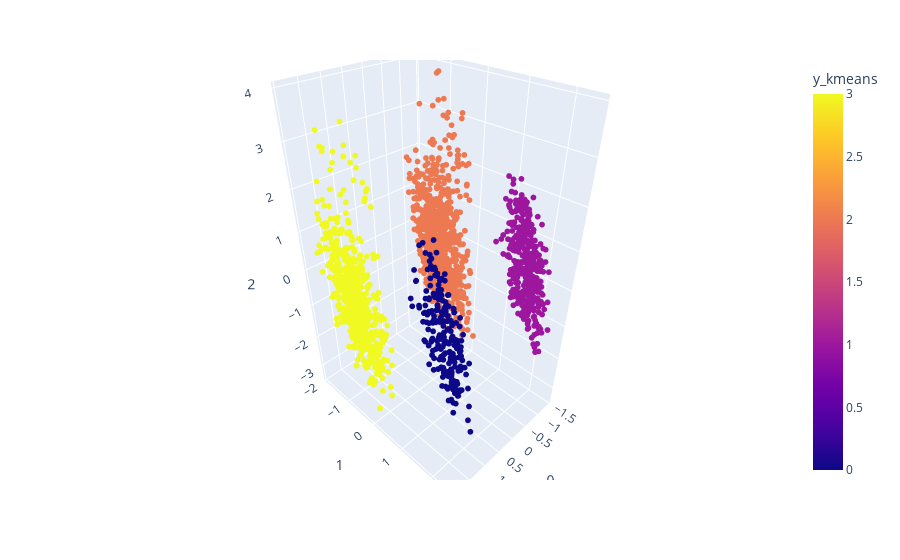

Notebook source saved alongside this figure:
### Markdown cell above
#### **3. Trực quan hóa mô hình:**

### Code cell
fig = px.scatter_3d(df_results, x=0, y=1, z=2,color='y_kmeans',hover_name = "ID")
fig.update_traces(marker_size = 2)
fig.show()

### Figure 1 — Plotly figure (JSON) as saved in the notebook; plotly's stock layout.template omitted (floating-point values rounded to 4 significant figures; data arrays with more than 128 entries replaced by an {"elided": "..."} marker saying what was removed)
{"data": [{"hovertemplate": "<b>%{hovertext}</b><br><br>0=%{x}<br>1=%{y}<br>2=%{z}<br>y_kmeans=%{marker.color}<extra></extra>", "hovertext": {"elided": "1920 int values"}, "legendgroup": "", "marker": {"color": {"elided": "1920 int values"}, "coloraxis": "coloraxis", "size": 2, "symbol": "circle"}, "mode": "markers", "name": "", "scene": "scene", "showlegend": false, "type": "scatter3d", "x": {"elided": "1920 float values"}, "y": {"elided": "1920 float values"}, "z": {"elided": "1920 float values"}}], "layout": {"coloraxis": {"colorbar": {"title": {"text": "y_kmeans"}}, "colorscale": [[0, "#0d0887"], [0.1111, "#46039f"], [0.2222, "#7201a8"], [0.3333, "#9c179e"], [0.4444, "#bd3786"], [0.5556, "#d8576b"], [0.6667, "#ed7953"], [0.7778, "#fb9f3a"], [0.8889, "#fdca26"], [1, "#f0f921"]]}, "legend": {"tracegroupgap": 0}, "margin": {"t": 60}, "scene": {"domain": {"x": [0, 1], "y": [0, 1]}, "xaxis": {"title": {"text": "0"}}, "yaxis": {"title": {"text": "1"}}, "zaxis": {"title": {"text": "2"}}}}}
